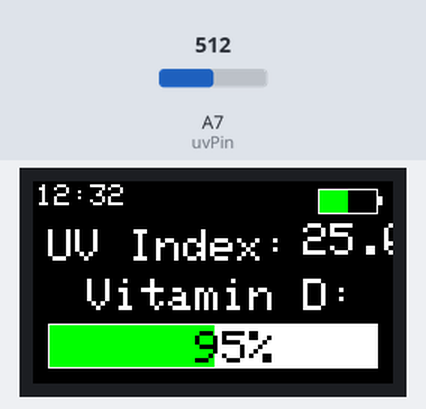
Bench run of a sketch on a simulated Arduino Nano, built with avr-gcc and run on an emulated ATmega328P. Shown: 240×135 colour display. The inputs (shaded band) are chosen by the test bench; at power-on: A7 (uvPin) = 512. What the sketch prints to the serial monitor is not drawn.

Above: at 2.3 s.
2.4 s: A7 (uvPin) set to 716
At 3.8 s:
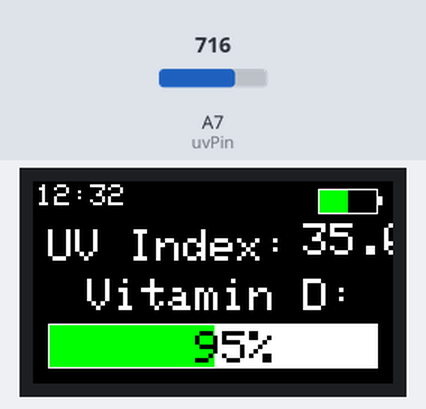
4.7 s: A7 (uvPin) set to 900
At 5.6 s:
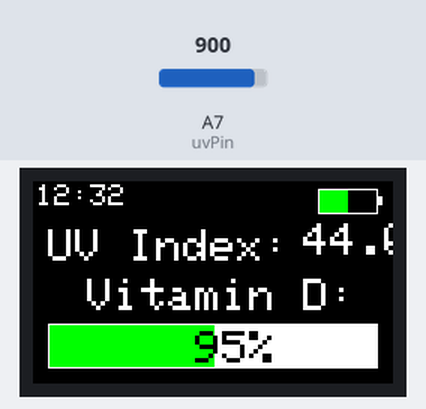
6.7 s: A7 (uvPin) set to 1023
At 7.5 s:
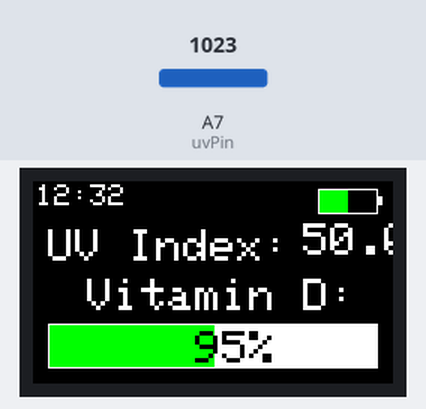
Timing chart, 0 to 9.7 s (numbered marks = the images above; inputs shaded):
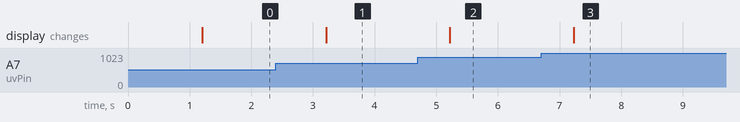

Measured:
- after the input at 2.4 s, the display: changes after 0.81 s (image 1)
- after the input at 4.7 s, the display: changes after 0.52 s (image 2)
- after the input at 6.7 s, the display: changes after 0.53 s (image 3)

The sketch:

newgraphics.ino
```cpp
#include <Adafruit_GFX.h>    // Core graphics library
#include <Adafruit_ST7789.h> // Hardware-specific library for ST7789
#include <SPI.h>

#define TFT_CS        10
#define TFT_RST       9 // Or set to -1 and connect to Arduino RESET pin
#define TFT_DC        8
#define uvPin A7

Adafruit_ST7789 tft = Adafruit_ST7789(TFT_CS, TFT_DC, TFT_RST);

void setup(void) {
  pinMode(uvPin, INPUT);
  Serial.begin(9600);
  Serial.print(F("Hello! ST77xx TFT Test"));

  tft.init(135, 240);           // Init ST7789 240x135
  tft.setRotation(3);

  Serial.println(F("Initialized"));
  tft.fillScreen(ST77XX_BLACK);
  tft.setTextWrap(false);
  tft.drawRect(190, 5, 40, 17, ST77XX_WHITE);
  tft.fillRect(230, 10, 3, 6, ST77XX_WHITE);
  tft.fillRect(191, 6, 19, 15, ST77XX_GREEN); // 191 6 38 15
  tft.setCursor(2, 2);
  tft.setTextSize(2);
  tft.print("12:32");
  tft.setCursor(10, 32);
  tft.setTextSize(3);
  tft.print("UV Index: ");
  tft.setTextSize(3);
  tft.setCursor(0, 65);
  tft.println("  Vitamin D:");
  tft.fillRect(10, 95, 220, 30, ST77XX_WHITE);
  tft.fillRect(11, 96, 110, 28, ST77XX_GREEN);  // 11, 96, 218, 28
  //tft.setCursor(90, 100);
  //tft.setTextColor(ST77XX_BLACK);
  //tft.println("100%");       // Testing for now
  delay(1000);
}

void loop(){
  int uvReading = 0;
  float avgReading = 8;
  for (int i = 0; i < 10; i++) {    // does 30 conversions
    uvReading = analogRead(uvPin);    // reads analog value
    avgReading += float(uvReading);   // adds all conversion times together to solve for average later
  }
  avgReading = ((avgReading)/1023)*5;  // gets Vo from UV sensor


  //Update UV reading
  tft.fillRect(180, 28, 60, 30, ST77XX_BLACK);  // place black rectangle over old text to "delete" it
  tft.setTextSize(3);
  tft.setTextColor(ST77XX_WHITE);
  tft.setCursor(180, 28);
  //tft.println(String((int)avgReading));
  tft.println(String(avgReading));

  // Vitamin D Percentage
  static int neededVitD = 20;
  static float currVitD = 19;
  if (currVitD >= neededVitD) currVitD = neededVitD;
  static float vitDPercentage = (currVitD / neededVitD) * 100;
  tft.setTextSize(3);
  tft.setTextColor(ST77XX_BLACK);
  tft.setCursor(90, 100);
  if (vitDPercentage == 100) tft.println(String((int)vitDPercentage) + "%");
  else tft.println(" " + String((int)vitDPercentage) + "%");

  delay(1000);
}
```
